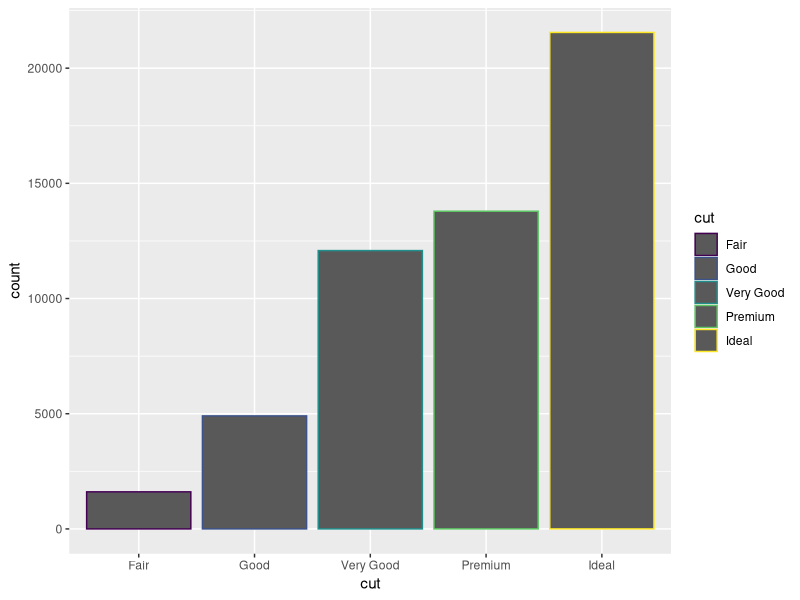
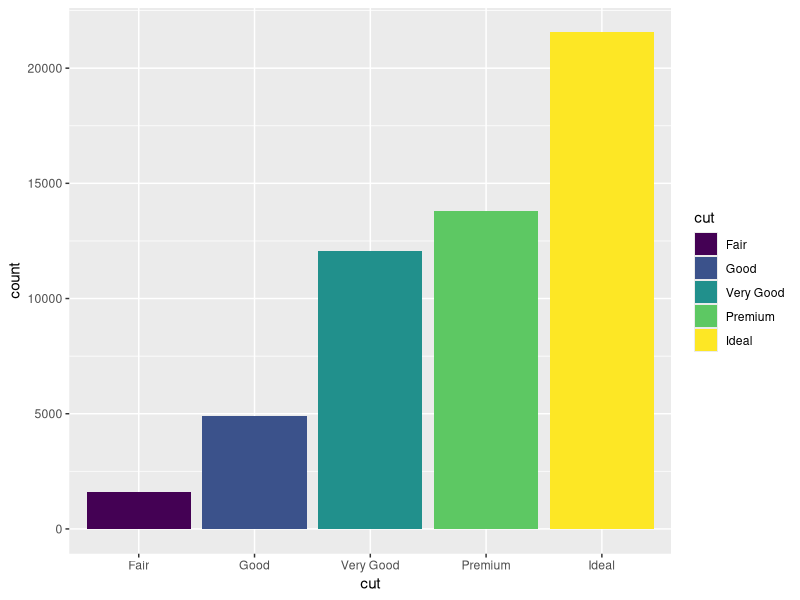
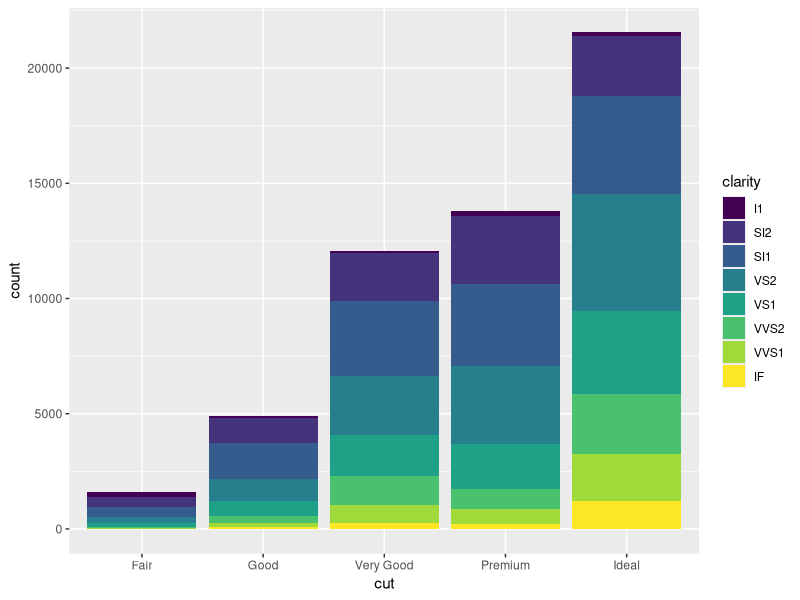
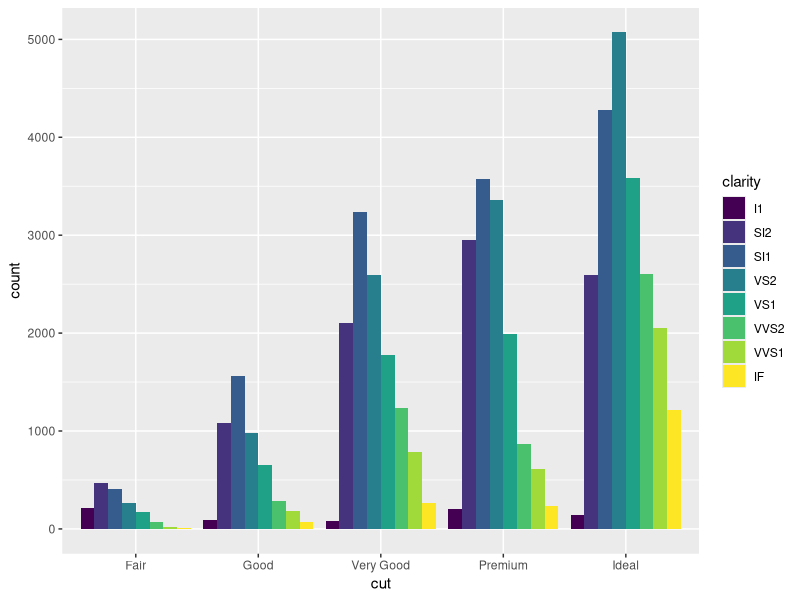
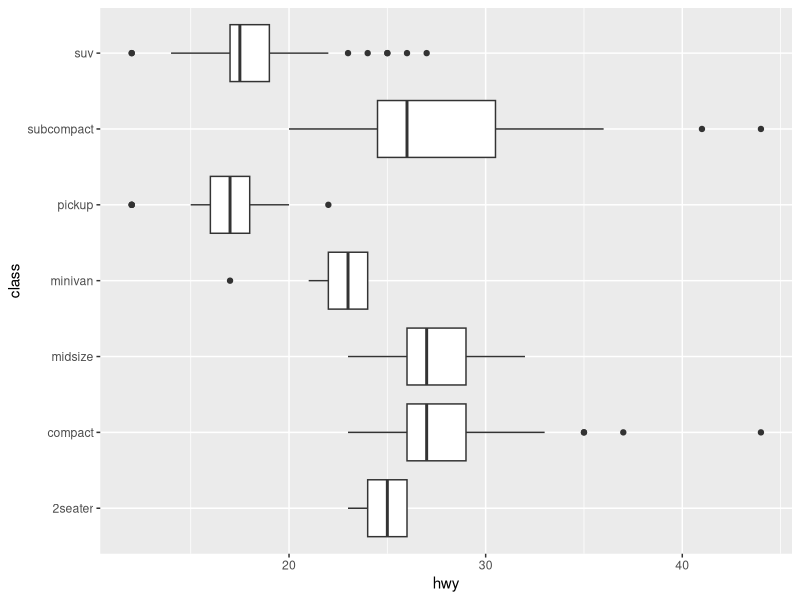
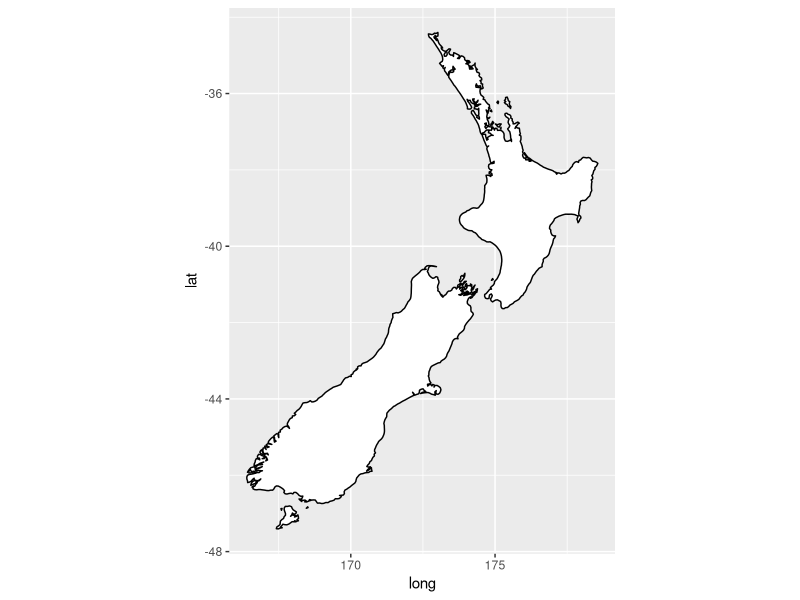
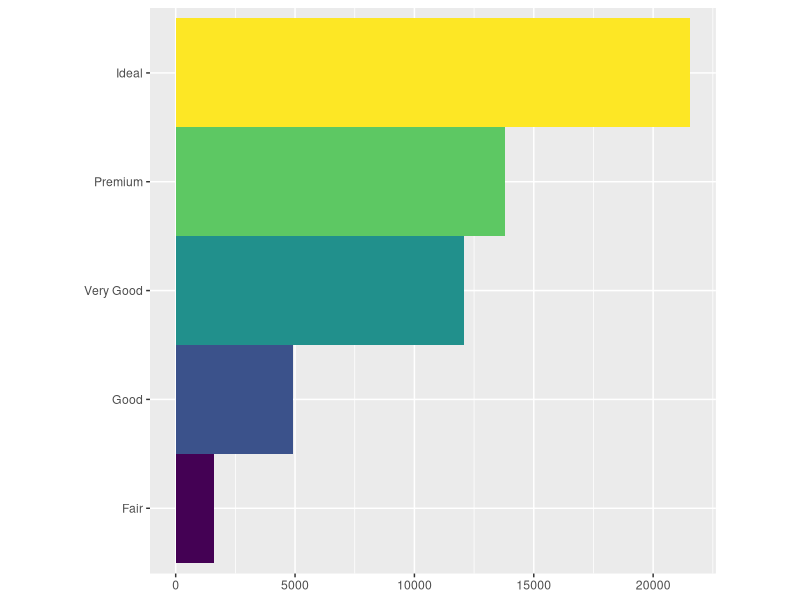
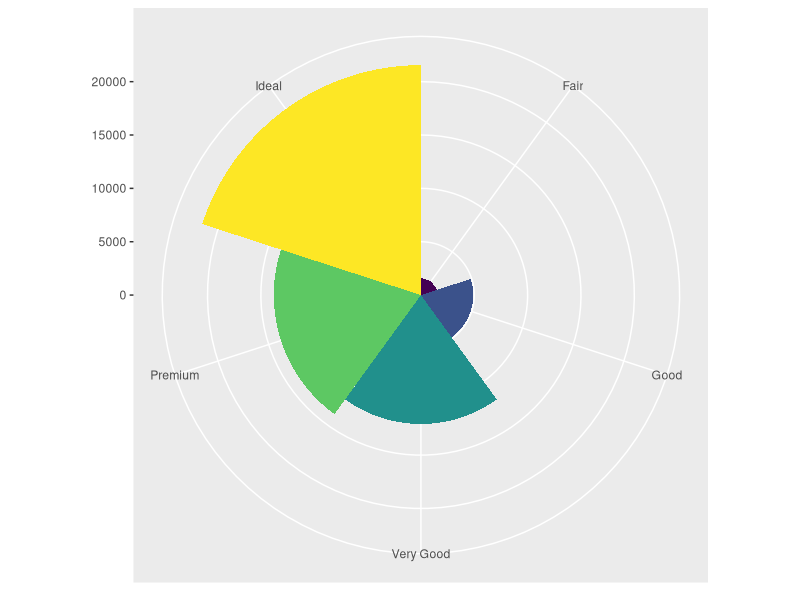

Generate these figures, in order, with R:
#Position Adjustments
library(tidyverse)

ggplot(data = diamonds)+
  geom_bar(mapping = aes(x=cut, color = cut))

ggplot(data = diamonds)+
  geom_bar(mapping = aes(x= cut, fill = cut))
?diamonds

ggplot(data = diamonds)+
  geom_bar(mapping = aes(x=cut, fill= clarity))
# The stacking is performed automatically by the position adjustment
#specified by the position argument.

ggplot(data = diamonds)+
  geom_bar(mapping = aes(x = cut, fill= clarity), 
           position = "dodge")


#Coordinate systems
#1. coordinate flip
ggplot(data = mpg, mapping = aes(x = class, y= hwy))+
  geom_boxplot()+
  coord_flip()
#2. coordinate quickmap
nz <- map_data("nz")

ggplot(nz, aes(long, lat, group = group))+
  geom_polygon(fill = 'white', color = 'black')+
  coord_quickmap()
#coordite polar

bar <- ggplot(data = diamonds)+
  geom_bar(mapping = aes(x= cut, fill= cut),
           show.legend = FALSE, 
           width = 1
           )+
  theme(aspect.ratio = 1)+
  labs(x = NULL, y= NULL)

bar+ coord_flip()
bar+ coord_polar() #Coxcomb chart

#Polar coordinates reveal an interesting 
# connection between a bar chart and a Coxcomb chart




